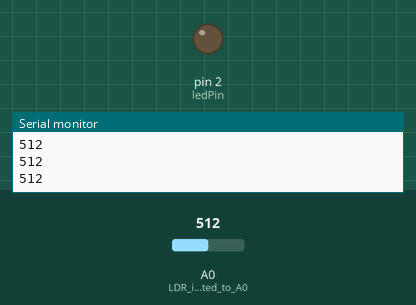
Recording of a sketch running on a simulated Arduino Uno, built with avr-gcc and run on an emulated ATmega328P. Parts: output pins drawn as LEDs (lit = HIGH), the last lines printed to the serial monitor. The inputs (shaded band) are chosen by the test bench; at power-on: A0 (LDR_is_connected_to_A0) = 512.

Above: at 1.2 s.
1.3 s: A0 (LDR_is_connected_to_A0) set to 488
At 1.9 s:
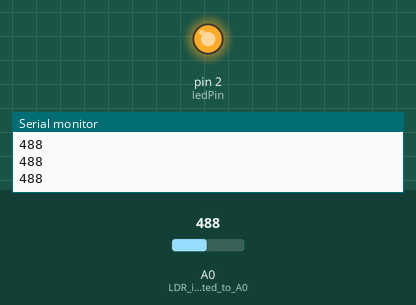
2.8 s: A0 (LDR_is_connected_to_A0) set to 510
At 3.1 s:
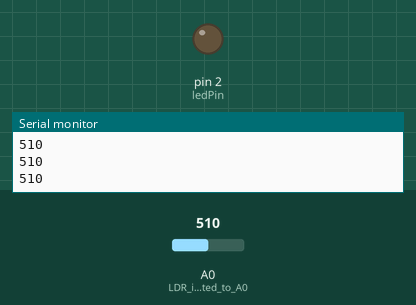
4.3 s: A0 (LDR_is_connected_to_A0) set to 490
At 5.4 s:
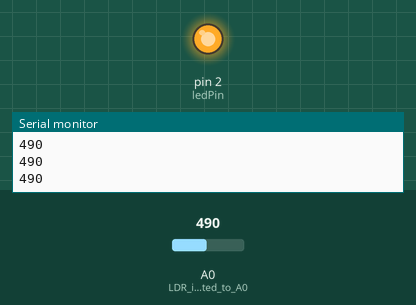
Timing chart, 0 to 7.3 s (numbered marks = the images above; inputs shaded):
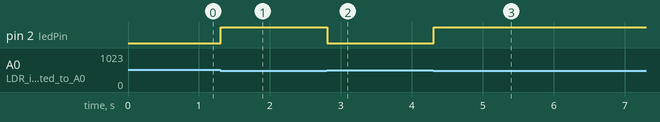

The sketch:

5_ldr.ino
```cpp
/*
Use LDR to control an LED
*/
int readingValue = 0;
const int ledPin = 2;

void setup() {
  // open the serial port at 9600 bps:
  Serial.begin(9600);
  pinMode(A0,INPUT); // LDR is connected to A0
  pinMode(ledPin, OUTPUT);
}


void loop() {
  // get reading from A0
  readingValue = analogRead(A0);
  Serial.println(readingValue);
  if (readingValue < 500) {
    digitalWrite(ledPin, HIGH);
  } else {
    digitalWrite(ledPin, LOW);
  }
}
```

Measured:
- the behaviour switches between 500 and 499 on A0 (LDR_is_connected_to_A0) (found by bisection; images 0 and 1)
- after the input at 1.3 s, pin 2 (ledPin): LOW → HIGH at once
- after the input at 2.8 s, pin 2 (ledPin): HIGH → LOW at once
- after the input at 4.3 s, pin 2 (ledPin): LOW → HIGH at once
